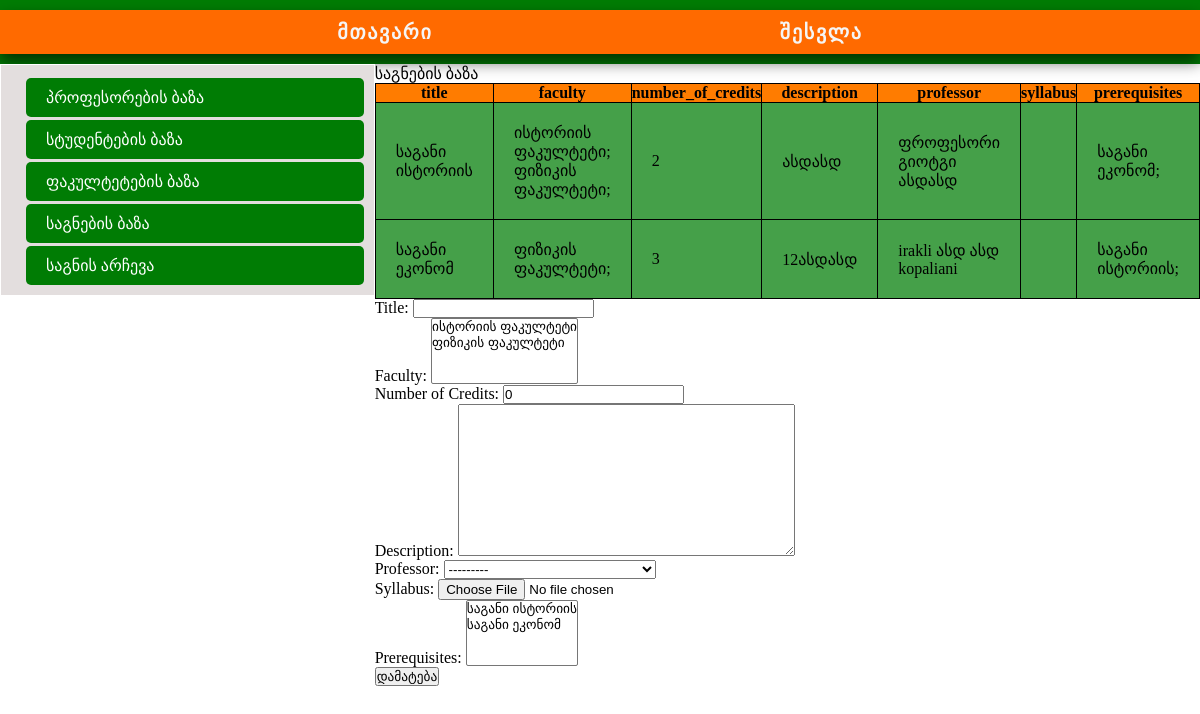
/sabject/, run on the app's committed database.
### management/models/subject.py (models this page shows)
class Subject(models.Model):
    title = models.CharField(max_length=255, verbose_name=_('Title'))
    faculty = models.ManyToManyField(Faculty, verbose_name=_('Faculty'))
    number_of_credits = models.IntegerField(verbose_name=_('Number of Credits'), default=0)
    description = models.TextField(verbose_name=_('Description'))
    professor = models.ForeignKey('management.Professor', on_delete=models.CASCADE, verbose_name=_('Professor'), default=None)
    syllabus = models.FileField(upload_to='syllabus/', verbose_name=_('Syllabus'), blank=True, null=True,
                                validators=[FileExtensionValidator(['pdf'])])
    prerequisites = models.ManyToManyField('self', blank=True, verbose_name='Prerequisites')
    created_at = models.DateTimeField(auto_now_add=True)
    updated_at = models.DateTimeField(auto_now=True)
    class Meta:
        db_table = 'subject'
        verbose_name = _('Subject')
        verbose_name_plural = _('Subjects')
    def __str__(self):
        return self.title

### management/models/faculty.py (models this page shows, shortened)
class Faculty(models.Model):
    title = models.CharField(max_length=255, verbose_name='Title')
    founded_date = models.DateField(verbose_name='Founded Date')
    description = models.TextField(verbose_name='Description')
    email = models.EmailField(verbose_name='Email', blank=True)
    created_at = models.DateTimeField(auto_now_add=True)
    updated_at = models.DateTimeField(auto_now=True)
    class Meta:
        db_table = 'faculty'
        verbose_name = 'Faculty'
        verbose_name_plural = 'Faculties'
    def __str__(self):
        return self.title

### management/models/professor.py (models this page shows, shortened)
class Professor(models.Model):
    first_name = models.CharField(max_length=255, verbose_name='First Name')
    last_name = models.CharField(max_length=255, verbose_name='Last Name')
    university_email = models.EmailField(verbose_name='University Email', blank=True)
    phone_number = models.CharField(max_length=255, verbose_name='Phone Number')
    faculty = models.ForeignKey('management.Faculty', on_delete=models.CASCADE, verbose_name='Faculty', default=None)
    created_at = models.DateTimeField(auto_now_add=True)
    updated_at = models.DateTimeField(auto_now=True)
    class Meta:
        db_table = 'professor'
        verbose_name = 'Professor'
        verbose_name_plural = 'Professors'
    def __str__(self):
        return f'{self.first_name} {self.last_name}'

### management/views/kopaliani.py (the view)
# urls.py: path('sabject/', sabject, name='sabject'),
def sabject(request):
    if request.method == 'POST':
        form = Sabject_form(request.POST)
        if form.is_valid():
            form.save()
            return HttpResponse("დაემატა")
        else:
            return HttpResponse("შეცდომა")
    else:
        sabject = Subject.objects.all()
        form = Sabject_form()
        sabject = Subject.objects.all()
        form = Sabject_form()
        context = {
            'sabject': sabject,
            'form': form
        }
    return render(request, 'management/subject.html', context)

### management/views/kopaliani.py
class Sabject_form(ModelForm):
    class Meta:
        model = Subject
        fields = '__all__'

### management/templates/management/subject.html (shortened to what this page needs)
{% extends "base.html" %}
{% block content %}
<div class="centralDiv">
    საგნების ბაზა
    <table>
            <tr>
                <th>title</th>
                <th>faculty</th>
                <th>number_of_credits</th>
                <th>description</th>
                <th>professor</th>
                <th>syllabus</th>
                <th>prerequisites</th>
            </tr>
        {% for item in sabject %}
            <tr>
                <td>{{ item.title }}</td>
                <td>
                  {% for item in item.faculty.all %}
                       {{ item.title }};
                  {% endfor %}
                </td>
                <td>{{ item.number_of_credits }}</td>
                <td>{{ item.description }}</td>
                <td>{{ item.professor.first_name }} {{ item.professor.last_name }}</td>
                <td>{{ item.syllabus }}</td>
                <td>
                {% for item in item.prerequisites.all %}
                       {{ item.title }};
                {% endfor %}
                </td>
            </tr>
        {% endfor %}
    </table>
    <div class="createForm">
        <form method="post" action="" enctype="multipart/form-data">
        {{ form.as_p }}
        <input type="submit" value="დამატება">
        </form>
    </div>
</div>
{% endblock %}

### management/static/style.css (style rules this page uses)
* { margin: 0; padding: 0; box-sizing: border-box; user-select: none; -moz-user-select: none; -webkit-user-select: none; }
.centralDiv { width: 70%; display: flex; flex-wrap: wrap; justify-content: space-evenly; flex-direction: column; }
table,th { background-color: #ff7c00; border: 1px solid black; }
table,td { border: 1px solid black; border-collapse: collapse; padding: 20px; background-color: #45a049; }

### data on the page
Subject: title "საგანი ისტორიის", number_of_credits "2", description "ასდასდ", professor.first_name "ფროფესორი გიოტგი", professor.last_name "ასდასდ"
Faculty: title "ისტორიის ფაკულტეტი"
Faculty: title "ფიზიკის ფაკულტეტი"
Subject: title "საგანი ეკონომ", number_of_credits "3", description "12ასდასდ", professor.first_name "irakli ასდ ასდ", professor.last_name "kopaliani", number_of_credits "0", professor "---------"
